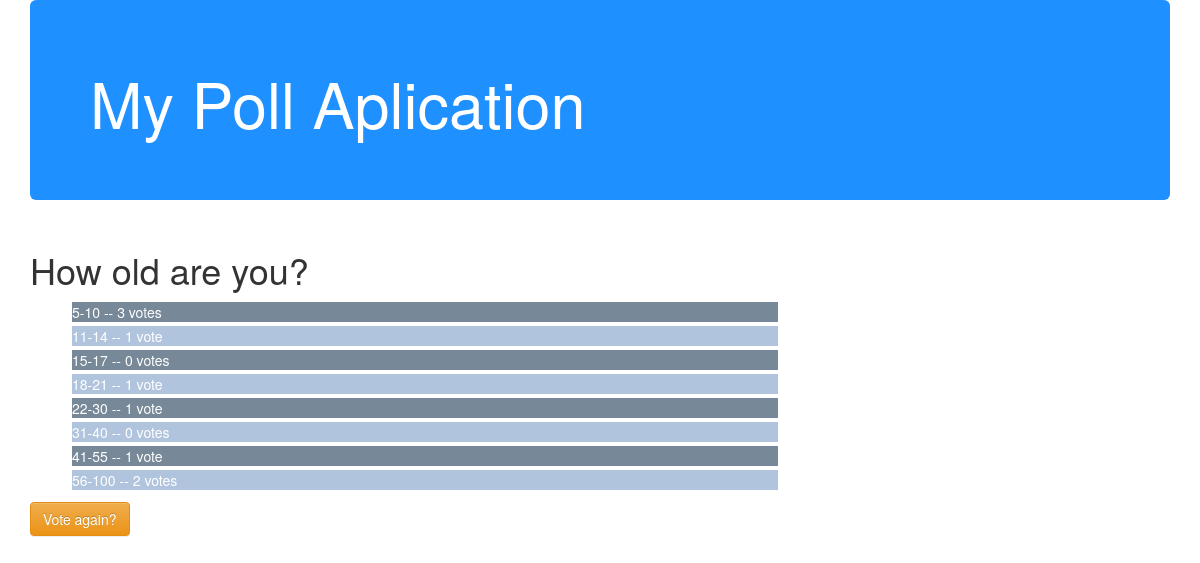
The page /polls/2/results/ on the database as committed earlier.
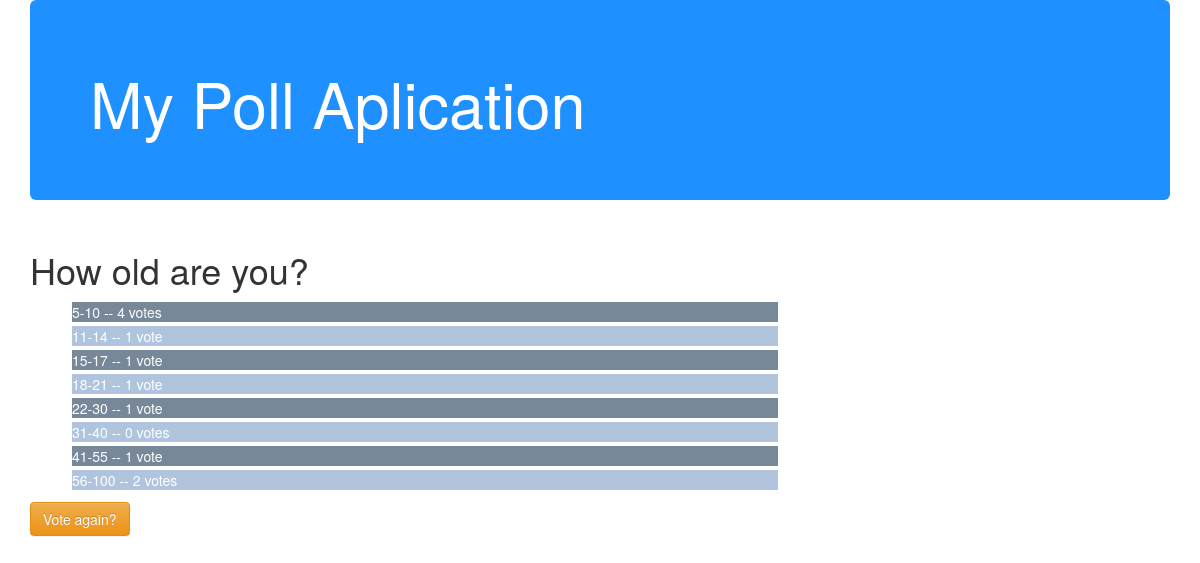
The same page on the database as committed later.
### polls/models.py (models this page shows, shortened)
class Choice(models.Model):
	question = models.ForeignKey(Question, on_delete=models.CASCADE)
	choice_text = models.CharField(max_length=200)
	votes = models.IntegerField(default=0)

### polls/views.py (the view)
# urls.py: url(r'^(?P<pk>[0-9]+)/results/$', views.ResultView.as_view(), name='results'),
class ResultView(generic.DetailView):
	model = Question
	template_name = 'polls/results.html'

### polls/Templates/polls/results.html (shortened to what this page needs)
<head>
	<link rel="stylesheet" href="//maxcdn.bootstrapcdn.com/bootstrap/3.2.0/css/bootstrap.min.css">
	<link rel="stylesheet" href="//maxcdn.bootstrapcdn.com/bootstrap/3.2.0/css/bootstrap-theme.min.css">
</head>
<div class="container">
  	<div class="jumbotron" id="myheader">
    	<h1>My Poll Aplication</h1>
  	</div>
  	<div class="row">
  		<div class="col-xs-12 col-sm-8">
			<h1>{{ question.question_text }}</h1>
			<ul>
			{% for choice in question.choice_set.all %}
				<li id="{% cycle 'line1' 'line2' %}">{{ choice.choice_text }} -- {{ choice.votes }} vote{{ choice.votes|pluralize}}</li>
			{% endfor %}
			</ul>
			<a href="{% url 'polls:detail' question.id %}"><form type="button" class="btn btn-warning">Vote again?</form></a>
		</div>
	</div>
</div>

Rows that differ between the two databases and show on the page:
changed Choice (number 1 of 8 on the later page): votes "3" → "4"
changed Choice (number 3 of 8 on the later page): votes "0" → "1"
